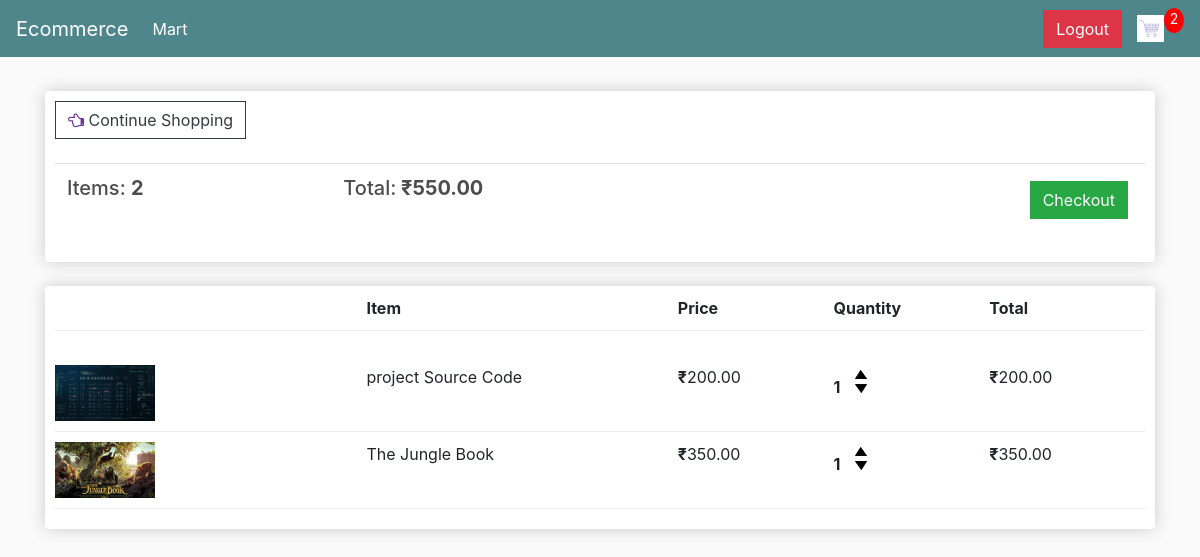
The app's page /cart/ (signed in) with its own data.
### mart/models.py (models this page shows, shortened)
class Order(models.Model):
  customer=models.ForeignKey(Customer, on_delete=models.SET_NULL, null=True, blank=True)
  date_ordered=models.DateTimeField(auto_now_add=True)
  complete=models.BooleanField(default=False)
  transaction_id=models.CharField(max_length=100,null=True)
  @property
  def get_cart_total(self):
    orderitems = self.orderitem_set.all()
    total = sum([item.get_total for item in orderitems])
    return total
  @property
  def get_cart_items(self):
    orderitems = self.orderitem_set.all()
    total = sum([item.quantity for item in orderitems])
    return total

class OrderItem(models.Model):
  product=models.ForeignKey(Product, on_delete=models.SET_NULL, null=True)
  order=models.ForeignKey(Order, on_delete=models.SET_NULL, null=True)
  quantity=models.IntegerField(default=0, null=True, blank=True)
  date_added=models.DateTimeField(auto_now_add=True)
  @property
  def get_total(self):
    total=self.product.price * self.quantity
    return total

class Product(models.Model):
  name=models.CharField(max_length=100)
  price=models.DecimalField(max_digits=9, decimal_places=2)
  digital=models.BooleanField(default=False,null=True,blank=True)
  image=models.ImageField(null=True,blank=True)
  @property
  def imageURL(self):
    try:
      url=self.image.url
    except:
      url=''
    return url

### mart/views.py (the view)
# urls.py: path('cart/',views.cart,name="cart"),
def cart(request):
  data=cartData(request)
  cartItems=data['cartItems']
  order=data['order']
  items=data['items']
  context={'items':items,'order':order,'cartItems':cartItems}
  return render(request,"mart/cart.html",context)

### mart/utils.py (called while the page is built)
def cartData(request):
  if request.user.is_authenticated:
    customer=request.user.customer
    order , created = Order.objects.get_or_create(customer=customer, complete=False)
    items=order.orderitem_set.all()
    cartItems=order.get_cart_items
  else:
    cookieData = cookieCart(request)
    cartItems = cookieData['cartItems']
    order = cookieData['order']
    items = cookieData['items']
  return {'cartItems':cartItems,'order':order,'items':items}

### mart/templates/mart/cart.html
{% extends 'mart/main.html' %}
{% load static %}
{% block content %}
<div class="row">
  <div class="col-lg-12">
    <div class="box-element">
      <a  class="btn btn-outline-dark" href="{% url 'mart' %}"><i style="color:rebeccapurple;" class="fa fa-hand-o-left" aria-hidden="true"></i>
        Continue Shopping</a>
				<br>
				<br>
				<table class="table">
					<tr>
						<th><h5>Items: <strong>{{order.get_cart_items}}</strong></h5></th>
						<th><h5>Total:<strong> &#8377;{{order.get_cart_total|floatformat:2}}</strong></h5></th>
						<th>
							<a  style="float:right; margin:5px;" class="btn btn-success" href="{% url 'checkout' %}">Checkout</a>
						</th>
					</tr>
				</table>
    </div>
    <br>
    <div class="box-element">
      <div class="cart-row">
        <div style="flex:2"></div>
        <div style="flex:2"><strong>Item</strong></div>
        <div style="flex:1"><strong>Price</strong></div>
        <div style="flex:1"><strong>Quantity</strong></div>
        <div style="flex:1"><strong>Total</strong></div>
      </div>
      <br>
      {% for item in items %}
      <div class="cart-row">
        <div style="flex:2"><img class="row-image" src="{{item.product.imageURL}}"></div>
        <div style="flex:2"><p>{{item.product.name}}</p></div>
        <div style="flex:1"><p><b>&#8377;</b>{{item.product.price|floatformat:2}}</p></div>
        <div style="flex:1">
          <p class="quantity">{{item.quantity}}</p>
          <div class="quantity">
            <img data-product="{{item.product.id}}" data-action="add" class="chg-quantity update-cart" src="{% static  'images/arrup.png' %}">
            <img data-product="{{item.product.id}}" data-action="remove" class="chg-quantity update-cart" src="{% static  'images/arrdwn.png' %}">
          </div>
        </div>
        <div style="flex:1"><p><b>&#8377;</b>{{item.get_total}}</p></div>
      </div>
      {% endfor %}
</div>
{% endblock %}

### static/css/main.css (style rules this page uses)
body { background-color: hsl(0, 0%, 98%); }
h1,h2,h3,h4,h5,h6 { color:hsl(0, 0%, 30%); }
.box-element { box-shadow:hsl(0, 0%, 80%) 0 0 16px; background-color: #fff; border-radius: 4px; padding: 10px; }
.col-lg-4, .col-lg-6, .col-lg-8, .col-lg-12 { margin-top: 10px; }
.btn { border-radius: 0; }
.row-image { width: 100px; }
.cart-row { display:flex; align-items: flex-stretch; padding-bottom: 10px; margin-bottom: 10px; border-bottom: 1px solid #ececec; }
.quantity { display: inline-block; font-weight: 700; padding-right:10px; }
.chg-quantity { width: 12px; cursor: pointer; display: block; margin-top: 5px; transition:.1s; }

### records on screen
Order: get_cart_items "2", get_cart_total "550.00"
OrderItem: product.imageURL (picture), product.name "project Source Code", product.price "200.00", quantity "1", get_total "200.00"
OrderItem: product.imageURL (picture), product.name "The Jungle Book", product.price "350.00", quantity "1", get_total "350.00"

### other values on screen
{{ cartItems }} "2"
